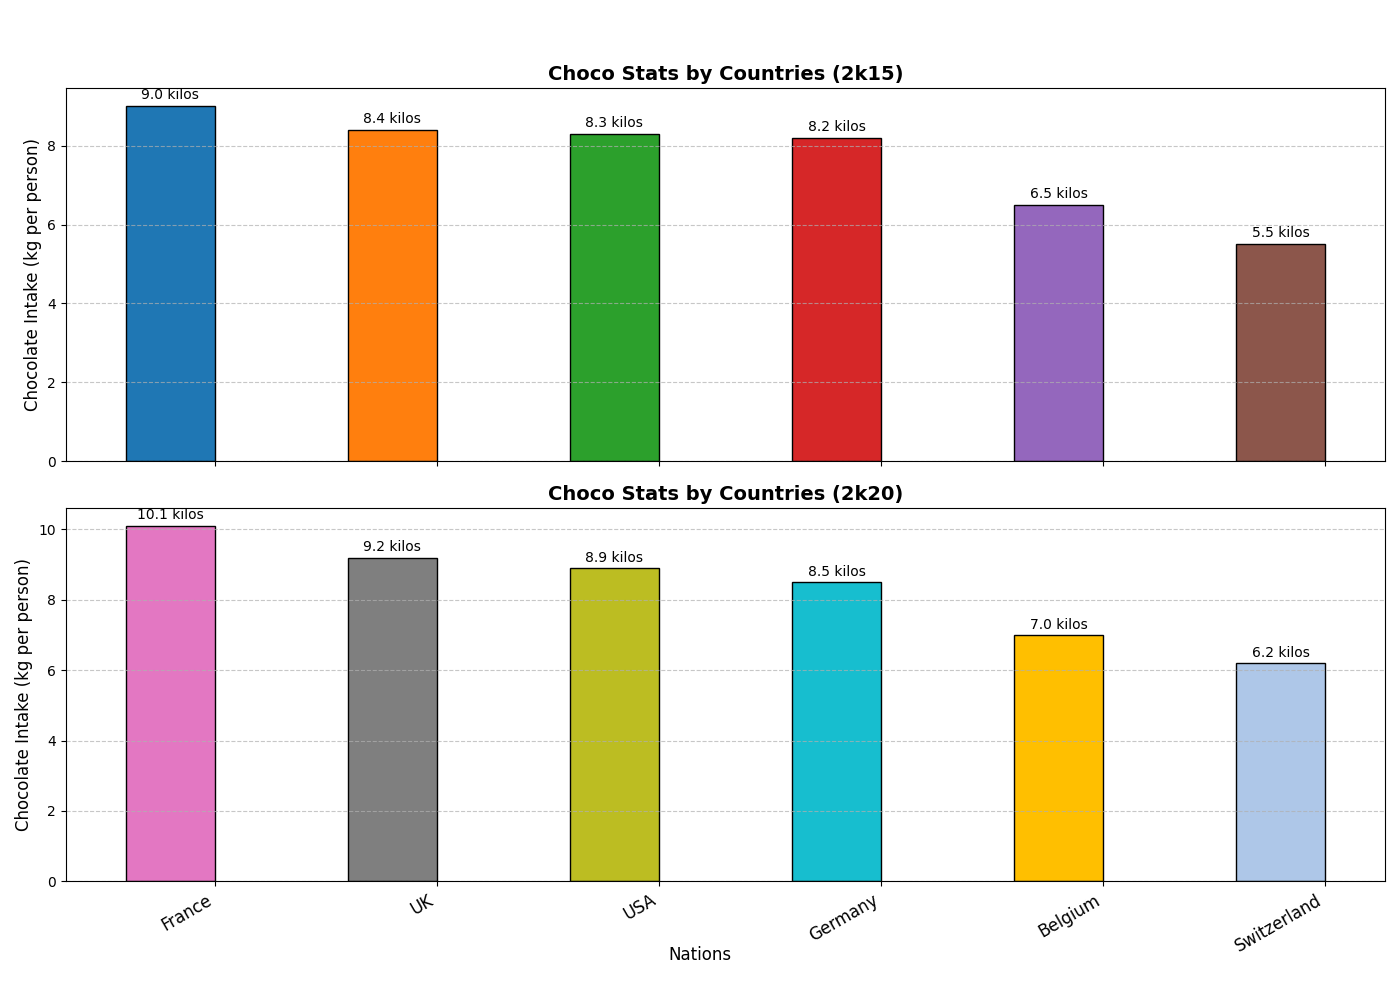

Write Python code to recreate this figure.
import matplotlib.pyplot as plt
import numpy as np

# Data Initialization
countries = ['France', 'Germany', 'Belgium', 'USA', 'UK', 'Switzerland']
choco_consumption_2015 = [6.5, 8.4, 8.3, 5.5, 8.2, 9.0]
choco_consumption_2020 = [10.1, 8.5, 7.0, 8.9, 9.2, 6.2]

# Sort 2015 data
sorted_2015 = sorted(zip(choco_consumption_2015, countries), reverse=True)
choco_consumption_2015_sorted, countries_sorted_2015 = zip(*sorted_2015)

# Sort 2020 data
sorted_2020 = sorted(zip(choco_consumption_2020, countries), reverse=True)
choco_consumption_2020_sorted, countries_sorted_2020 = zip(*sorted_2020)

# Plotting
fig, ax = plt.subplots(2, 1, figsize=(14, 10), sharex=True)

# New color sets for bars
colors_2015 = ['#1f77b4', '#ff7f0e', '#2ca02c', '#d62728', '#9467bd', '#8c564b']
colors_2020 = ['#e377c2', '#7f7f7f', '#bcbd22', '#17becf', '#ffbf00', '#aec7e8']

# Plotting 2015 consumption
bar_width = 0.4
bar_locs_2015 = np.arange(len(countries))
bars_2015 = ax[0].bar(bar_locs_2015, choco_consumption_2015_sorted, bar_width, color=colors_2015, edgecolor='black')
ax[0].set_ylabel('Chocolate Intake (kg per person)', fontsize=12)
ax[0].set_title('Choco Stats by Countries (2k15)', fontsize=14, fontweight='bold')
ax[0].grid(axis='y', linestyle='--', alpha=0.7)

# Annotating values on bars
for bar in bars_2015:
    ax[0].text(bar.get_x() + bar.get_width()/2, bar.get_height() + 0.1, f'{bar.get_height():.1f} kilos', 
               ha='center', va='bottom', fontsize=10, color='black')

# Plotting 2020 consumption
bars_2020 = ax[1].bar(bar_locs_2015, choco_consumption_2020_sorted, bar_width, color=colors_2020, edgecolor='black')
ax[1].set_ylabel('Chocolate Intake (kg per person)', fontsize=12)
ax[1].set_title('Choco Stats by Countries (2k20)', fontsize=14, fontweight='bold')
ax[1].grid(axis='y', linestyle='--', alpha=0.7)

# Annotating values on bars
for bar in bars_2020:
    ax[1].text(bar.get_x() + bar.get_width()/2, bar.get_height() + 0.1, f'{bar.get_height():.1f} kilos', 
               ha='center', va='bottom', fontsize=10, color='black')

# Set shared x-axis labels
ax[1].set_xticks(bar_locs_2015 + bar_width / 2)
ax[1].set_xticklabels(countries_sorted_2020, rotation=30, ha='right', fontsize=12)

# Adding a common xlabel
fig.text(0.5, 0.04, 'Nations', ha='center', fontsize=12)

# Adjust layout to avoid overlapping
plt.tight_layout(rect=[0, 0.03, 1, 0.95])

# Show plot
plt.show()
